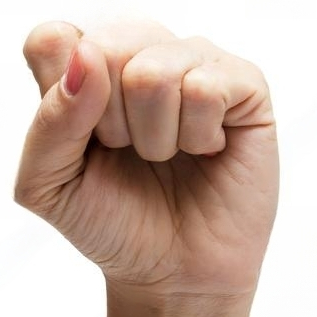
#> input picture testing_data/yes_2.jpg, 317 x 317 px
$ python ConvexHull.py
#> lines starting #> are read from the running program, lines starting #| are printed output that depends on the picture; after the words box and inside, x2 and y2 are one past the last pixel; in counts of white or black regions, pixels touching at a corner belong together
import cv2
import numpy as np
from scipy.spatial import distance
import time
import argparse

# to call performance test
parser = argparse.ArgumentParser()
parser.add_argument('--performanceTest', type=int, help='runs performance test.',default=0)
args = parser.parse_args()

# preprocess image and extract contour Points
def preprocess_points(image_path):
    image = cv2.imread(image_path)
    gray = cv2.cvtColor(image, cv2.COLOR_BGR2GRAY)
    blurred = cv2.GaussianBlur(gray, (5, 5), 0)
    _, thresh = cv2.threshold(blurred, 200, 255, cv2.THRESH_BINARY_INV) # 200 threshold value gave best accuracy results
    contours, _ = cv2.findContours(thresh, cv2.RETR_EXTERNAL, cv2.CHAIN_APPROX_SIMPLE)
    if not contours:
        print("No contours found.")
        return None
    max_contour = max(contours, key=cv2.contourArea)
    points = np.squeeze(max_contour)  # extract points
    return points

# graham Scan Implementation
def graham_scan(points):
    # find the point with the lowest Y-coordinate
    lowest_point = min(points, key=lambda p: (p[1], p[0]))

    # sort points by polar angle to the lowest point
    def polar_angle(p):
        dx, dy = p[0] - lowest_point[0], p[1] - lowest_point[1]
        return np.arctan2(dy, dx)

    sorted_points = sorted(points, key=polar_angle)

    # build the convex hull
    hull = []
    for p in sorted_points:
        while len(hull) >= 2 and cross_product(hull[-2], hull[-1], p) <= 0:
            hull.pop()
        hull.append(p)

    return hull

def cross_product(o, a, b):
    """Calculate the cross product of vectors OA and OB.
    A positive value indicates a left turn, negative indicates a right turn, and 0 indicates collinear."""
    return (a[0] - o[0]) * (b[1] - o[1]) - (a[1] - o[1]) * (b[0] - o[0])

# compute training Convex Hull
def compute_reference_hull(training_image):
    hulls = []
    #for path in training_image:
    points = preprocess_points(training_image)
    if points is not None:
        hull = graham_scan(points)
        hulls.append(hull)
    if len(hulls)==1 :
        return hulls[0]
    else:
        print("No valid hulls found in reference images.")
        return None

# compare Convex Hulls
def compare_hulls(input_hull, reference_hull, threshold=50):
    if len(input_hull) != len(reference_hull): #hull have unequal amount of sets so imterpolate
        target_size = max(len(input_hull), len(reference_hull))
        input_hull = interpolate_hull(input_hull, target_size)
        reference_hull = interpolate_hull(reference_hull, target_size)

    # compute point distances
    distances = [distance.euclidean(p1, p2) for p1, p2 in zip(input_hull, reference_hull)]
    avg_distance = sum(distances) / len(distances)
    if avg_distance>450:
        return "invalid"  #should filter out should absurd inputs if for some reason theres a few contours detected
    return avg_distance < threshold

#secondary check incase first check fails, but is less reliable
# [29 lines left out: function bottom_distance, not called in this run]

def interpolate_hull(hull, target_size):
    """Interpolate points of a hull to ensure equal number of points."""
    interpolated_hull = []
    step = len(hull) / target_size
    for i in range(target_size):
        interpolated_hull.append(hull[int(i * step)])
    return interpolated_hull

# [58 lines left out: function timing_test, not called in this run]

# to control if you want to test timing or check contours
timing = args.performanceTest
if timing == 1:
    timing_test()
else:
    # training cata
    training_yes = './testing_data/yes_2.jpg'
    training_no = './testing_data/no_2.jpg'
    input_image = './testing_data/no_1.jpg'
    # computing the training datas convex hulls
    training_yes_hull=compute_reference_hull(training_yes)
#> in preprocess_points, image is the input picture: shape (317, 317, 3); mean B, G, R 166.7, 178.9, 203.4
#> in preprocess_points, `gray = cv2.cvtColor(image, cv2.COLOR_BGR2GRAY)`:
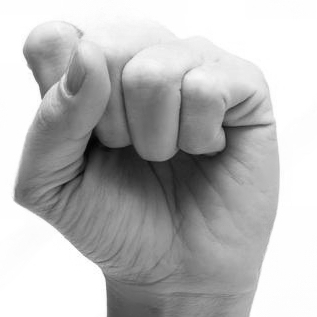
#> gray: shape (317, 317); min 3, max 255, mean 184.9
#> in preprocess_points, `_, thresh = cv2.threshold(blurred, 200, 255, cv2.THRESH_BINARY_INV)`:
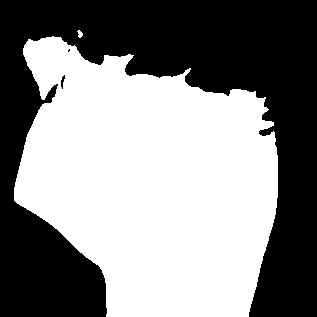
#> thresh: shape (317, 317); 53.1% white; 3 black regions (1 under 20 px)
#> in preprocess_points, `contours, _ = cv2.findContours(thresh, cv2.RETR_EXTERNAL, cv2.CHAIN_AP..`: contours = 2 contours; box (x1, y1, x2, y2) and area: (14, 36, 278, 317) 52858, (77, 30, 83, 38) 21
#> in preprocess_points, `max_contour = max(contours, key=cv2.contourArea)`: max_contour = contour of 427 points, box (x1, y1, x2, y2) (14, 36, 278, 317), area 52858
#> in preprocess_points, `points = np.squeeze(max_contour)`: points = 427 pairs, first value 14 to 277, second value 36 to 316
#> in graham_scan, `lowest_point = min(points, key=lambda p: (p[1], p[0]))`: lowest_point = [52, 36]
#> in polar_angle, `dx, dy = p[0] - lowest_point[0], p[1] - lowest_point[1]`: dx = 0
#> in graham_scan, `sorted_points = sorted(points, key=polar_angle)`: sorted_points has the same summary as points in preprocess_points
#> the loop in graham_scan, `for p in sorted_points:` made 427 passes
#> p on passes 1 to 3: [52, 36], [53, 36], [60, 37]
#> after the loop in graham_scan, `for p in sorted_points:`: hull = [[52, 36], [53, 36], [60, 37], [190, 68], [255, 91], [265, 97], [273, 122], [275, 138], [277, 155], [277, 197], [276, 207], [275, 214], [272, 226], [248, 316], [106, 316], [14, 200], [14, 187], [23, 48], [24, 45], [28, 39]]
#> training_yes_hull has the same summary as hull in graham_scan
    training_no_hull = compute_reference_hull(training_no)
#> call 2 of preprocess_points, with image_path = './testing_data/no_2.jpg'
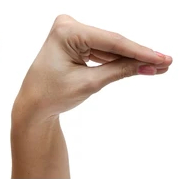
#> input picture testing_data/no_2.jpg, 179 x 179 px
#> in preprocess_points, image is the input picture: shape (179, 179, 3); mean B, G, R 199.6, 208, 222.2
#> in preprocess_points (call 2), `_, thresh = cv2.threshold(blurred, 200, 255, cv2.THRESH_BINARY_INV)`:
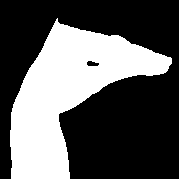
#> thresh: shape (179, 179); 35.8% white; 1 white region
#> in preprocess_points (call 2), `contours, _ = cv2.findContours(thresh, cv2.RETR_EXTERNAL, cv2.CHAIN_AP..`: contours = 1 contour; box (x1, y1, x2, y2) and area: (10, 18, 172, 179) 11267
#> in preprocess_points (call 2), `max_contour = max(contours, key=cv2.contourArea)`: max_contour = contour of 242 points, box (x1, y1, x2, y2) (10, 18, 172, 179), area 11267
#> in preprocess_points (call 2), `points = np.squeeze(max_contour)`: points = 242 pairs, first value 10 to 171, second value 18 to 178
#> the loop in graham_scan (call 2), `for p in sorted_points:` made 242 passes
#> p on passes 1 to 3: [57, 18], [118, 35], [120, 36]
#> training_no_hull = [[57, 18], [118, 35], [170, 57], [171, 58], [171, 63], [167, 70], [69, 178], [11, 178], [10, 146], [10, 130], [11, 112], [13, 104], [15, 99], [23, 80], [29, 68], [56, 19]]
    # now to process input image
    input_points = preprocess_points(input_image)
#> call 3 of preprocess_points, with image_path = './testing_data/no_1.jpg'
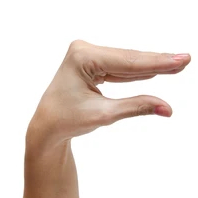
#> input picture testing_data/no_1.jpg, 198 x 198 px
#> in preprocess_points, image is the input picture: shape (198, 198, 3); mean B, G, R 213.3, 220, 231.6
#> in preprocess_points (call 3), `_, thresh = cv2.threshold(blurred, 200, 255, cv2.THRESH_BINARY_INV)`:
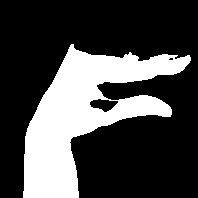
#> thresh: shape (198, 198); 27.8% white; 1 white region
#> in preprocess_points (call 3), `contours, _ = cv2.findContours(thresh, cv2.RETR_EXTERNAL, cv2.CHAIN_AP..`: contours = 1 contour; box (x1, y1, x2, y2) and area: (23, 44, 191, 198) 10785
#> in preprocess_points (call 3), `max_contour = max(contours, key=cv2.contourArea)`: max_contour = contour of 299 points, box (x1, y1, x2, y2) (23, 44, 191, 198), area 10785
#> in preprocess_points (call 3), `points = np.squeeze(max_contour)`: points = 299 pairs, first value 23 to 190, second value 44 to 197
#> input_points has the same summary as points in preprocess_points
    if input_points is not None:
        input_hull = graham_scan(input_points)
#> input_hull = [[71, 44], [73, 44], [189, 55], [190, 57], [190, 60], [171, 114], [170, 116], [78, 197], [23, 197], [23, 191], [24, 154], [25, 136], [27, 128], [29, 123], [43, 95], [70, 45]]
        image = cv2.imread(input_image)
        # to give a visualize of the convex hull
        cv2.polylines(image, [np.array(input_hull)], isClosed=True, color=(0, 255, 0), thickness=2)
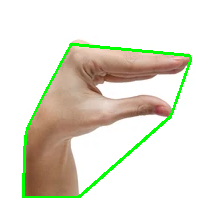
#> image: shape (198, 198, 3); 3.73% of pixels changed, all inside (x1, y1, x2, y2) = (22, 43, 192, 198)
        cv2.imshow("Threshold Image", image)
        cv2.waitKey(0) == ord('q') # press 'q' to quit
        cv2.destroyAllWindows()
    # compare input hull with reference hull
        if training_yes_hull and compare_hulls(input_hull, training_yes_hull):
#> in compare_hulls, `target_size = max(len(input_hull), len(reference_hull))`: target_size = 20
#> in interpolate_hull, `step = len(hull) / target_size`: step = 0.8
#> after the loop in interpolate_hull, `for i in range(target_size):`: interpolated_hull = [[71, 44], [71, 44], [73, 44], [189, 55], [190, 57], [190, 60], [190, 60], [171, 114], [170, 116], [78, 197], [23, 197], [23, 197], [23, 191], [24, 154], [25, 136], [27, 128], [27, 128], [29, 123], [43, 95], [70, 45]]
#> in compare_hulls, `input_hull = interpolate_hull(input_hull, target_size)`: input_hull has the same summary as interpolated_hull in interpolate_hull
#> in compare_hulls, `reference_hull = interpolate_hull(reference_hull, target_size)`: reference_hull has the same summary as hull in graham_scan
#> in compare_hulls, `distances = [distance.euclidean(p1, p2) for p1, p2 in zip(input_hull, ..`: distances = [20.62, 19.7, 14.76, 13.04, 73.36, 83.63, 103.6, 106.7, 113.9, 199, 253.2, 252.6, 251.4, 276.4, 197.4, 73.16, 60.42, 75.24, 53.49, 42.43]
#> in compare_hulls, `avg_distance = sum(distances) / len(distances)`: avg_distance = 114.2
            print("The gesture matches the 'Yes' symbol!")
        elif training_no_hull and compare_hulls(input_hull, training_no_hull):
            print("The gesture matches the 'No' symbol!")
        else:
            # if other check fails runs less accurate secondary check
            print(bottom_distance(input_hull,training_yes_hull,training_no_hull))
            print("or the gesture is invalid")
    else:
        print("Failed to extract input points.")
